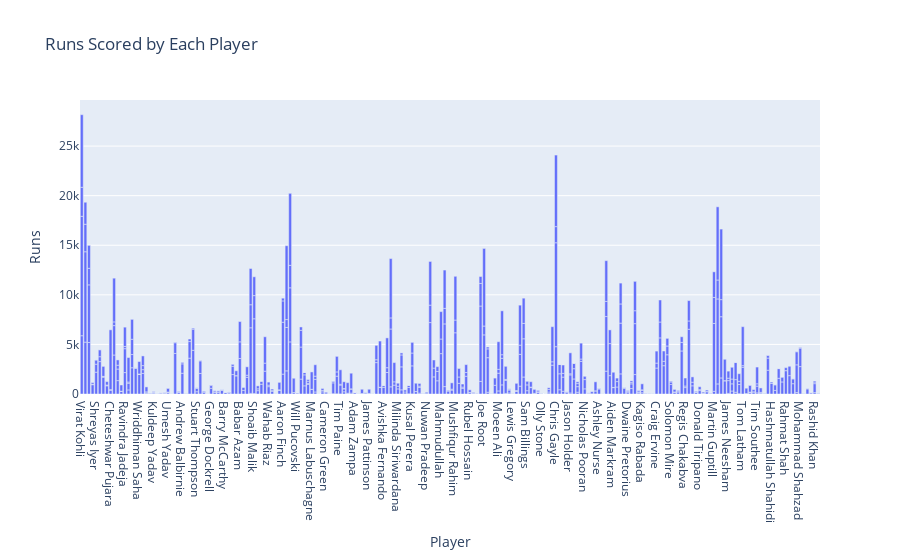

The notebook cell saved with this chart:
### Code cell
import plotly.express as px

fig = px.bar(df, x='Player', y='Runs', title='Runs Scored by Each Player')
fig.show()

### Figure 1 — Plotly figure (JSON) as saved in the notebook; plotly's stock layout.template omitted (floating-point values rounded to 4 significant figures; data arrays with more than 128 entries replaced by an {"elided": "..."} marker saying what was removed)
{"data": [{"alignmentgroup": "True", "hovertemplate": "Player=%{x}<br>Runs=%{y}<extra></extra>", "legendgroup": "", "marker": {"color": "#636efa", "pattern": {"shape": ""}}, "name": "", "offsetgroup": "", "orientation": "v", "showlegend": false, "textposition": "auto", "type": "bar", "x": {"elided": "824 str values"}, "xaxis": "x", "y": {"elided": "824 int values"}, "yaxis": "y"}], "layout": {"barmode": "relative", "legend": {"tracegroupgap": 0}, "title": {"text": "Runs Scored by Each Player"}, "xaxis": {"anchor": "y", "domain": [0, 1], "title": {"text": "Player"}}, "yaxis": {"anchor": "x", "domain": [0, 1], "title": {"text": "Runs"}}}}
